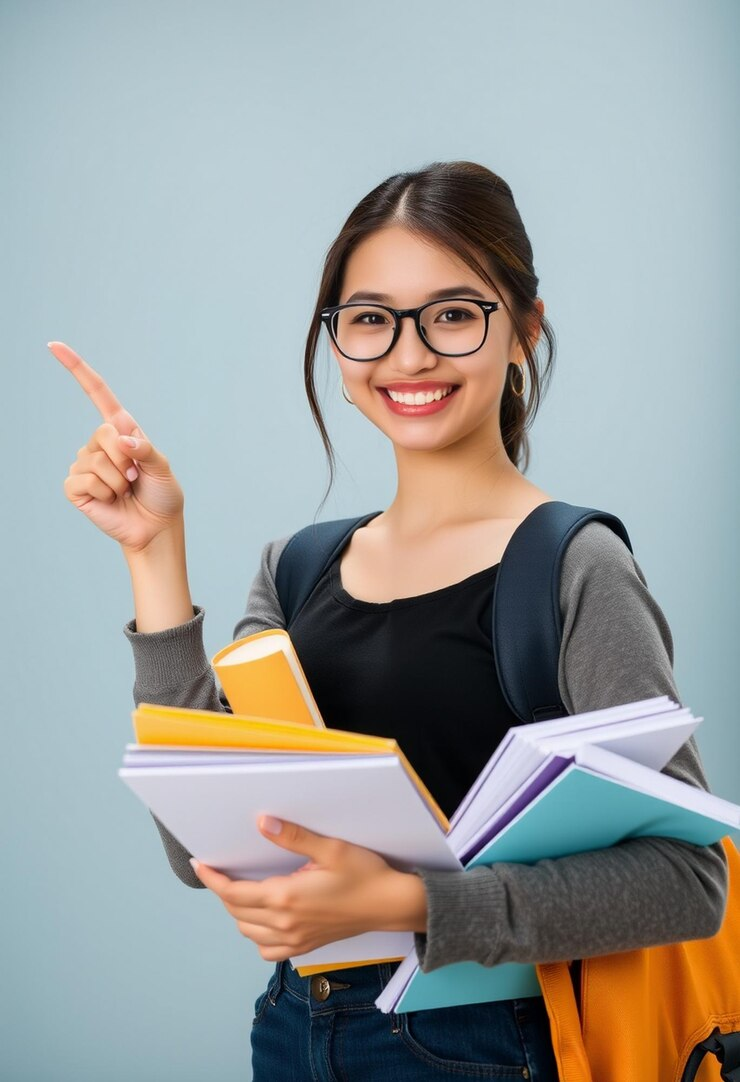
#> input picture Dataset/AI Image/AI_image_001.jpg, 740 x 1082 px
$ python -i predict_utils.py   (imports and definitions only)
#> lines starting #> are read from the running program, lines starting #| are printed output that depends on the picture
import cv2
import numpy as np
from skimage.feature import local_binary_pattern

# =========================
# Preprocessing Image
# =========================
def preprocess_image(image, size=(128, 128)):
    """
    Resize image ke ukuran yang sama dengan training
    """
    return cv2.resize(image, size)


# =========================
# RGB Histogram Feature
# =========================
def extract_rgb_histogram(image, bins=32):
    """
    Ekstraksi fitur Histogram Warna RGB
    """
    hist_r = cv2.calcHist([image], [0], None, [bins], [0, 256])
    hist_g = cv2.calcHist([image], [1], None, [bins], [0, 256])
    hist_b = cv2.calcHist([image], [2], None, [bins], [0, 256])

    hist_r = cv2.normalize(hist_r, hist_r).flatten()
    hist_g = cv2.normalize(hist_g, hist_g).flatten()
    hist_b = cv2.normalize(hist_b, hist_b).flatten()

    return np.hstack([hist_r, hist_g, hist_b])


# =========================
# LBP Feature
# =========================
def extract_lbp(image):
    """
    Ekstraksi fitur LBP (sama dengan training)
    """
    gray = cv2.cvtColor(image, cv2.COLOR_RGB2GRAY)

    radius = 3
    n_points = 8 * radius
    lbp = local_binary_pattern(gray, n_points, radius, method='uniform')

    hist, _ = np.histogram(
        lbp.ravel(),
        bins=np.arange(0, n_points + 3),
        range=(0, n_points + 2)
    )

    hist = hist.astype("float")
    hist /= (hist.sum() + 1e-6)  # Normalisasi

    return hist


# =========================
# Build Feature (Warna + LBP)
# =========================
def build_feature(image):
    """
    Membangun fitur gabungan Warna + LBP
    Output shape: (1, n_features)
    """
    img = preprocess_image(image)

    color_feat = extract_rgb_histogram(img)
    lbp_feat = extract_lbp(img)

    combined_feature = np.hstack((color_feat, lbp_feat))

    return combined_feature.reshape(1, -1)

>>> import cv2
>>> picture = cv2.cvtColor(cv2.imread('Dataset/AI Image/AI_image_001.jpg'), cv2.COLOR_BGR2RGB)
>>> result = build_feature(picture)
#> in preprocess_image, `return cv2.resize(image, size)`:
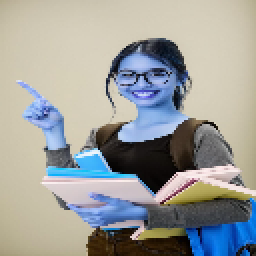
#> returned value: shape (128, 128, 3) (shown 2 times larger); mean of channels 0, 1, 2 155.3, 158.3, 156.4; drawn as B, G, R
#> in extract_rgb_histogram, `hist_r = cv2.calcHist([image], [0], None, [bins], [0, 256])`: hist_r = 32 values, max 3806 at index 23, min 98 at index 15, mean 512
#> in extract_rgb_histogram, `hist_g = cv2.calcHist([image], [1], None, [bins], [0, 256])`: hist_g = 32 values, max 4210 at index 25, min 0 at index 31, mean 512
#> in extract_rgb_histogram, `hist_b = cv2.calcHist([image], [2], None, [bins], [0, 256])`: hist_b = 32 values, max 4573 at index 26, min 53 at index 31, mean 512
#> in extract_rgb_histogram, `hist_r = cv2.normalize(hist_r, hist_r).flatten()`: hist_r = 32 values, max 0.76 at index 23, min 0.0196 at index 15, mean 0.102
#> in extract_rgb_histogram, `hist_g = cv2.normalize(hist_g, hist_g).flatten()`: hist_g = 32 values, max 0.779 at index 25, min 0 at index 31, mean 0.0947
#> in extract_rgb_histogram, `hist_b = cv2.normalize(hist_b, hist_b).flatten()`: hist_b = 32 values, max 0.828 at index 26, min 0.00959 at index 31, mean 0.0927
#> in build_feature, `color_feat = extract_rgb_histogram(img)`: color_feat = 96 values, max 0.828 at index 90, min 0 at index 63, mean 0.0965
#> in extract_lbp, `gray = cv2.cvtColor(image, cv2.COLOR_RGB2GRAY)`:
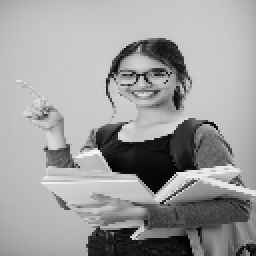
#> gray: shape (128, 128) (shown 2 times larger); min 1, max 246, mean 157.2
#> in extract_lbp, `lbp = local_binary_pattern(gray, n_points, radius, method='uniform')`:
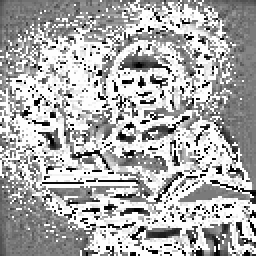
#> lbp: shape (128, 128) float64 (shown 2 times larger); min 0, max 25, mean 16.9; drawn with min black and max white
#> in extract_lbp, `hist, _ = np.histogram( lbp.ravel(), bins=np.arange(0, n_points + 3), ..`: hist = 26 values, max 5962 at index 25, min 142 at index 6, mean 630.2
#> in extract_lbp, `hist /= (hist.sum() + 1e-6)`: hist = 26 values, max 0.364 at index 25, min 0.00867 at index 6, mean 0.0385
#> in build_feature, `lbp_feat = extract_lbp(img)`: lbp_feat has the same summary as hist in extract_lbp
#> in build_feature, `combined_feature = np.hstack((color_feat, lbp_feat))`: combined_feature = 122 values, max 0.828 at index 90, min 0 at index 63, mean 0.0842

$ run again, on Dataset/AI Image/AI_image_004.jpg
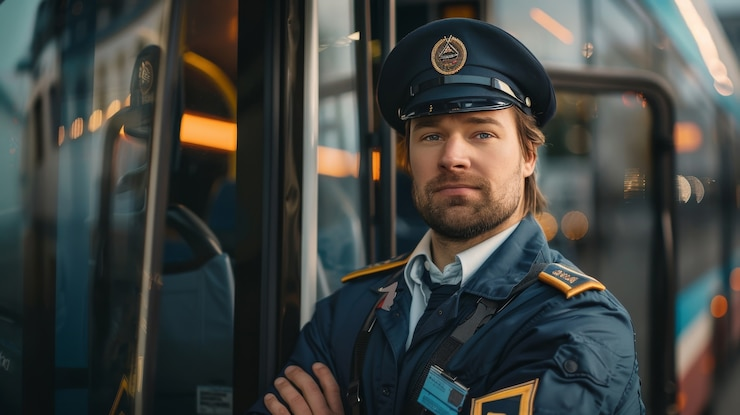
#> input picture Dataset/AI Image/AI_image_004.jpg, 740 x 415 px
#> in preprocess_image, `return cv2.resize(image, size)`:
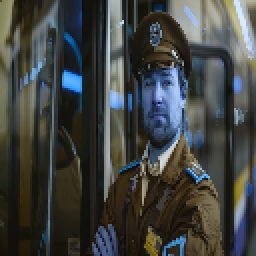
#> returned value: shape (128, 128, 3) (shown 2 times larger); mean of channels 0, 1, 2 64.6, 67.4, 64.2; drawn as B, G, R
#> in extract_rgb_histogram, `hist_r = cv2.calcHist([image], [0], None, [bins], [0, 256])`: hist_r = 32 values, max 2688 at index 2, min 57 at index 25, mean 512
#> in extract_rgb_histogram, `hist_g = cv2.calcHist([image], [1], None, [bins], [0, 256])`: hist_g = 32 values, max 2358 at index 3, min 0 at index 30, mean 512
#> in extract_rgb_histogram, `hist_b = cv2.calcHist([image], [2], None, [bins], [0, 256])`: hist_b = 32 values, max 2025 at index 3, min 0 at index 28, mean 512
#> in extract_rgb_histogram, `hist_r = cv2.normalize(hist_r, hist_r).flatten()`: hist_r = 32 values, max 0.603 at index 2, min 0.0128 at index 25, mean 0.115
#> in extract_rgb_histogram, `hist_g = cv2.normalize(hist_g, hist_g).flatten()`: hist_g = 32 values, max 0.524 at index 3, min 0 at index 30, mean 0.114
#> in extract_rgb_histogram, `hist_b = cv2.normalize(hist_b, hist_b).flatten()`: hist_b = 32 values, max 0.449 at index 3, min 0 at index 28, mean 0.114
#> color_feat = 96 values, max 0.603 at index 2, min 0 at index 62, mean 0.114
#> in extract_lbp, `lbp = local_binary_pattern(gray, n_points, radius, method='uniform')`:
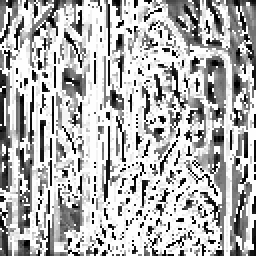
#> lbp: shape (128, 128) float64 (shown 2 times larger); min 0, max 25, mean 17.6; drawn with min black and max white
#> in extract_lbp, `hist, _ = np.histogram( lbp.ravel(), bins=np.arange(0, n_points + 3), ..`: hist = 26 values, max 7213 at index 25, min 142 at index 17, mean 630.2
#> in extract_lbp, `hist /= (hist.sum() + 1e-6)`: hist = 26 values, max 0.44 at index 25, min 0.00867 at index 17, mean 0.0385
#> lbp_feat has the same summary as hist in extract_lbp
#> combined_feature = 122 values, max 0.603 at index 2, min 0 at index 62, mean 0.098

$ run again, on Dataset/AI Image/AI_image_005.jpg
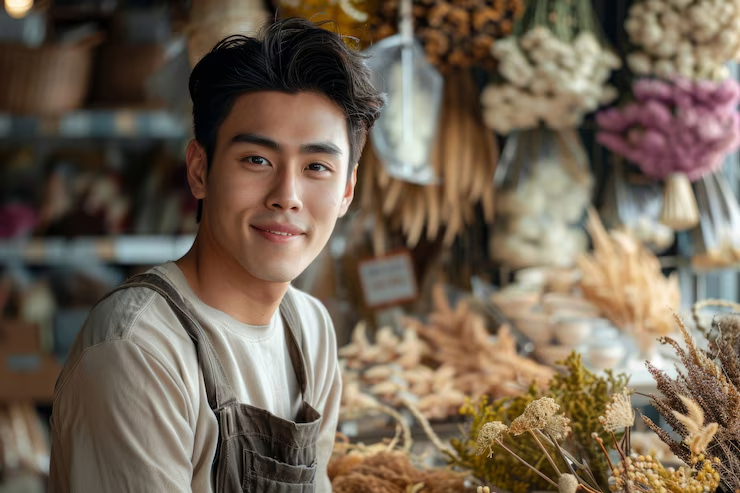
#> input picture Dataset/AI Image/AI_image_005.jpg, 740 x 493 px
#> in preprocess_image, `return cv2.resize(image, size)`:
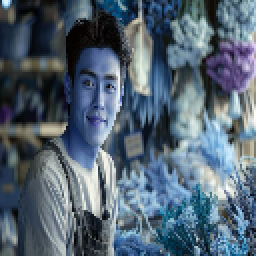
#> returned value: shape (128, 128, 3) (shown 2 times larger); mean of channels 0, 1, 2 115, 100.3, 83.8; drawn as B, G, R
#> in extract_rgb_histogram, `hist_r = cv2.calcHist([image], [0], None, [bins], [0, 256])`: hist_r = 32 values, max 808 at index 10, min 24 at index 31, mean 512
#> in extract_rgb_histogram, `hist_g = cv2.calcHist([image], [1], None, [bins], [0, 256])`: hist_g = 32 values, max 943 at index 7, min 8 at index 31, mean 512
#> in extract_rgb_histogram, `hist_b = cv2.calcHist([image], [2], None, [bins], [0, 256])`: hist_b = 32 values, max 1059 at index 2, min 8 at index 31, mean 512
#> in extract_rgb_histogram, `hist_r = cv2.normalize(hist_r, hist_r).flatten()`: hist_r = 32 values, max 0.259 at index 10, min 0.00768 at index 31, mean 0.164
#> in extract_rgb_histogram, `hist_g = cv2.normalize(hist_g, hist_g).flatten()`: hist_g = 32 values, max 0.292 at index 7, min 0.00248 at index 31, mean 0.158
#> in extract_rgb_histogram, `hist_b = cv2.normalize(hist_b, hist_b).flatten()`: hist_b = 32 values, max 0.31 at index 2, min 0.00234 at index 31, mean 0.15
#> color_feat = 96 values, max 0.31 at index 66, min 0.00234 at index 95, mean 0.157
#> in extract_lbp, `lbp = local_binary_pattern(gray, n_points, radius, method='uniform')`:
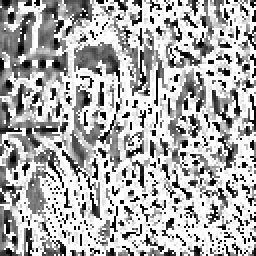
#> lbp: shape (128, 128) float64 (shown 2 times larger); min 0, max 25, mean 17.1; drawn with min black and max white
#> in extract_lbp, `hist, _ = np.histogram( lbp.ravel(), bins=np.arange(0, n_points + 3), ..`: hist = 26 values, max 6887 at index 25, min 195 at index 18, mean 630.2
#> in extract_lbp, `hist /= (hist.sum() + 1e-6)`: hist = 26 values, max 0.42 at index 25, min 0.0119 at index 18, mean 0.0385
#> lbp_feat has the same summary as hist in extract_lbp
#> combined_feature = 122 values, max 0.42 at index 121, min 0.00234 at index 95, mean 0.132

$ run again, on Dataset/AI Image/AI_image_011.jpg
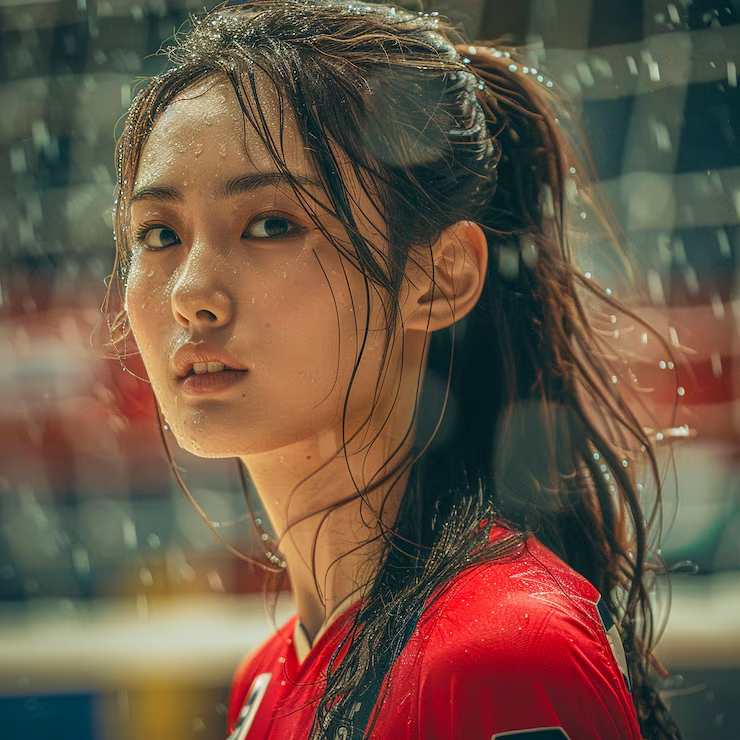
#> input picture Dataset/AI Image/AI_image_011.jpg, 740 x 740 px
#> in preprocess_image, `return cv2.resize(image, size)`:
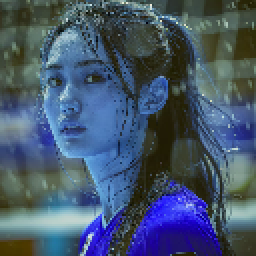
#> returned value: shape (128, 128, 3) (shown 2 times larger); mean of channels 0, 1, 2 108.4, 86.3, 68.9; drawn as B, G, R
#> in extract_rgb_histogram, `hist_r = cv2.calcHist([image], [0], None, [bins], [0, 256])`: hist_r = 32 values, max 742 at index 17, min 91 at index 30, mean 512
#> in extract_rgb_histogram, `hist_g = cv2.calcHist([image], [1], None, [bins], [0, 256])`: hist_g = 32 values, max 1214 at index 9, min 0 at index 30, mean 512
#> in extract_rgb_histogram, `hist_b = cv2.calcHist([image], [2], None, [bins], [0, 256])`: hist_b = 32 values, max 2009 at index 7, min 0 at index 30, mean 512
#> in extract_rgb_histogram, `hist_r = cv2.normalize(hist_r, hist_r).flatten()`: hist_r = 32 values, max 0.235 at index 17, min 0.0288 at index 30, mean 0.162
#> in extract_rgb_histogram, `hist_g = cv2.normalize(hist_g, hist_g).flatten()`: hist_g = 32 values, max 0.318 at index 9, min 0 at index 30, mean 0.134
#> in extract_rgb_histogram, `hist_b = cv2.normalize(hist_b, hist_b).flatten()`: hist_b = 32 values, max 0.417 at index 7, min 0 at index 30, mean 0.106
#> color_feat = 96 values, max 0.417 at index 71, min 0 at index 62, mean 0.134
#> in extract_lbp, `lbp = local_binary_pattern(gray, n_points, radius, method='uniform')`:
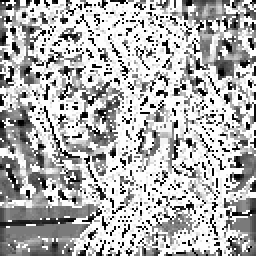
#> lbp: shape (128, 128) float64 (shown 2 times larger); min 0, max 25, mean 17.4; drawn with min black and max white
#> in extract_lbp, `hist, _ = np.histogram( lbp.ravel(), bins=np.arange(0, n_points + 3), ..`: hist = 26 values, max 7056 at index 25, min 188 at index 21, mean 630.2
#> in extract_lbp, `hist /= (hist.sum() + 1e-6)`: hist = 26 values, max 0.431 at index 25, min 0.0115 at index 21, mean 0.0385
#> lbp_feat has the same summary as hist in extract_lbp
#> combined_feature = 122 values, max 0.431 at index 121, min 0 at index 62, mean 0.114
